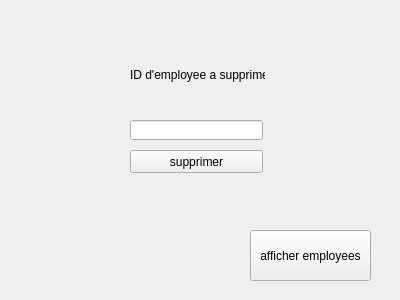
<?xml version="1.0" encoding="UTF-8"?>
<ui version="4.0">
 <class>supprimer_employe</class>
 <widget class="QWidget" name="supprimer_employe">
  <property name="geometry">
   <rect>
    <x>0</x>
    <y>0</y>
    <width>400</width>
    <height>300</height>
   </rect>
  </property>
  <property name="windowTitle">
   <string>Form</string>
  </property>
  <widget class="QPushButton" name="pushButton">
   <property name="geometry">
    <rect>
     <x>130</x>
     <y>150</y>
     <width>133</width>
     <height>23</height>
    </rect>
   </property>
   <property name="text">
    <string>supprimer</string>
   </property>
  </widget>
  <widget class="QLineEdit" name="lineEdit">
   <property name="geometry">
    <rect>
     <x>130</x>
     <y>120</y>
     <width>133</width>
     <height>20</height>
    </rect>
   </property>
   <property name="text">
    <string/>
   </property>
  </widget>
  <widget class="QPushButton" name="pushButton_2">
   <property name="geometry">
    <rect>
     <x>250</x>
     <y>230</y>
     <width>121</width>
     <height>51</height>
    </rect>
   </property>
   <property name="text">
    <string>afficher employees</string>
   </property>
  </widget>
  <widget class="QWidget" name="">
   <property name="geometry">
    <rect>
     <x>130</x>
     <y>40</y>
     <width>135</width>
     <height>70</height>
    </rect>
   </property>
   <layout class="QVBoxLayout" name="verticalLayout">
    <item>
     <widget class="QLabel" name="label">
      <property name="text">
       <string>ID d'employee a supprimer</string>
      </property>
     </widget>
    </item>
   </layout>
  </widget>
 </widget>
 <resources/>
 <connections/>
</ui>
